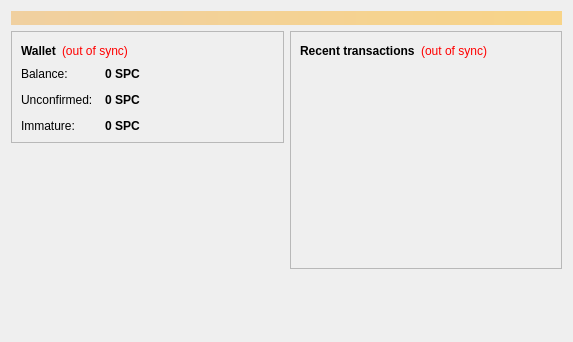
<?xml version="1.0" encoding="UTF-8"?>
<ui version="4.0">
 <class>OverviewPage</class>
 <widget class="QWidget" name="OverviewPage">
  <property name="geometry">
   <rect>
    <x>0</x>
    <y>0</y>
    <width>573</width>
    <height>342</height>
   </rect>
  </property>
  <property name="windowTitle">
   <string>Form</string>
  </property>
  <layout class="QVBoxLayout" name="topLayout">
   <item>
    <widget class="QLabel" name="labelAlerts">
     <property name="visible">
      <bool>false</bool>
     </property>
     <property name="styleSheet">
      <string notr="true">background-color: qlineargradient(x1: 0, y1: 0, x2: 1, y2: 0, stop:0 #F0D0A0, stop:1 #F8D488); color:#000000;</string>
     </property>
     <property name="wordWrap">
      <bool>true</bool>
     </property>
     <property name="margin">
      <number>3</number>
     </property>
    </widget>
   </item>
   <item>
    <layout class="QHBoxLayout" name="horizontalLayout" stretch="1,1">
     <item>
      <layout class="QVBoxLayout" name="verticalLayout_2">
       <item>
        <widget class="QFrame" name="frame">
         <property name="frameShape">
          <enum>QFrame::StyledPanel</enum>
         </property>
         <property name="frameShadow">
          <enum>QFrame::Raised</enum>
         </property>
         <layout class="QVBoxLayout" name="verticalLayout_4">
          <item>
           <layout class="QHBoxLayout" name="horizontalLayout_4">
            <item>
             <widget class="QLabel" name="label_5">
              <property name="font">
               <font>
                <weight>75</weight>
                <bold>true</bold>
               </font>
              </property>
              <property name="text">
               <string>Wallet</string>
              </property>
             </widget>
            </item>
            <item>
             <widget class="QLabel" name="labelWalletStatus">
              <property name="toolTip">
               <string>The displayed information may be out of date. Your wallet automatically synchronizes with the Surajcoin network after a connection is established, but this process has not completed yet.</string>
              </property>
              <property name="styleSheet">
               <string notr="true">QLabel { color: red; }</string>
              </property>
              <property name="text">
               <string notr="true">(out of sync)</string>
              </property>
              <property name="alignment">
               <set>Qt::AlignLeading|Qt::AlignLeft|Qt::AlignVCenter</set>
              </property>
             </widget>
            </item>
            <item>
             <spacer name="horizontalSpacer_2">
              <property name="orientation">
               <enum>Qt::Horizontal</enum>
              </property>
              <property name="sizeHint" stdset="0">
               <size>
                <width>40</width>
                <height>20</height>
               </size>
              </property>
             </spacer>
            </item>
           </layout>
          </item>
          <item>
           <layout class="QFormLayout" name="formLayout_2">
            <property name="fieldGrowthPolicy">
             <enum>QFormLayout::AllNonFixedFieldsGrow</enum>
            </property>
            <property name="horizontalSpacing">
             <number>12</number>
            </property>
            <property name="verticalSpacing">
             <number>12</number>
            </property>
            <item row="0" column="0">
             <widget class="QLabel" name="label">
              <property name="text">
               <string>Balance:</string>
              </property>
             </widget>
            </item>
            <item row="0" column="1">
             <widget class="QLabel" name="labelBalance">
              <property name="font">
               <font>
                <weight>75</weight>
                <bold>true</bold>
               </font>
              </property>
              <property name="cursor">
               <cursorShape>IBeamCursor</cursorShape>
              </property>
              <property name="toolTip">
               <string>Your current balance</string>
              </property>
              <property name="text">
               <string notr="true">0 SPC</string>
              </property>
              <property name="textInteractionFlags">
               <set>Qt::LinksAccessibleByMouse|Qt::TextSelectableByKeyboard|Qt::TextSelectableByMouse</set>
              </property>
             </widget>
            </item>
            <item row="1" column="0">
             <widget class="QLabel" name="label_3">
              <property name="text">
               <string>Unconfirmed:</string>
              </property>
             </widget>
            </item>
            <item row="1" column="1">
             <widget class="QLabel" name="labelUnconfirmed">
              <property name="font">
               <font>
                <weight>75</weight>
                <bold>true</bold>
               </font>
              </property>
              <property name="cursor">
               <cursorShape>IBeamCursor</cursorShape>
              </property>
              <property name="toolTip">
               <string>Total of transactions that have yet to be confirmed, and do not yet count toward the current balance</string>
              </property>
              <property name="text">
               <string notr="true">0 SPC</string>
              </property>
              <property name="textInteractionFlags">
               <set>Qt::LinksAccessibleByMouse|Qt::TextSelectableByKeyboard|Qt::TextSelectableByMouse</set>
              </property>
             </widget>
            </item>
            <item row="2" column="0">
             <widget class="QLabel" name="labelImmatureText">
              <property name="text">
               <string>Immature:</string>
              </property>
             </widget>
            </item>
            <item row="2" column="1">
             <widget class="QLabel" name="labelImmature">
              <property name="font">
               <font>
                <weight>75</weight>
                <bold>true</bold>
               </font>
              </property>
              <property name="toolTip">
               <string>Mined balance that has not yet matured</string>
              </property>
              <property name="text">
               <string notr="true">0 SPC</string>
              </property>
              <property name="textInteractionFlags">
               <set>Qt::LinksAccessibleByMouse|Qt::TextSelectableByKeyboard|Qt::TextSelectableByMouse</set>
              </property>
             </widget>
            </item>
           </layout>
          </item>
         </layout>
        </widget>
       </item>
       <item>
        <spacer name="verticalSpacer">
         <property name="orientation">
          <enum>Qt::Vertical</enum>
         </property>
         <property name="sizeHint" stdset="0">
          <size>
           <width>20</width>
           <height>40</height>
          </size>
         </property>
        </spacer>
       </item>
      </layout>
     </item>
     <item>
      <layout class="QVBoxLayout" name="verticalLayout_3">
       <item>
        <widget class="QFrame" name="frame_2">
         <property name="frameShape">
          <enum>QFrame::StyledPanel</enum>
         </property>
         <property name="frameShadow">
          <enum>QFrame::Raised</enum>
         </property>
         <layout class="QVBoxLayout" name="verticalLayout">
          <item>
           <layout class="QHBoxLayout" name="horizontalLayout_2">
            <item>
             <widget class="QLabel" name="label_4">
              <property name="text">
               <string>&lt;b&gt;Recent transactions&lt;/b&gt;</string>
              </property>
             </widget>
            </item>
            <item>
             <widget class="QLabel" name="labelTransactionsStatus">
              <property name="toolTip">
               <string>The displayed information may be out of date. Your wallet automatically synchronizes with the Surajcoin network after a connection is established, but this process has not completed yet.</string>
              </property>
              <property name="styleSheet">
               <string notr="true">QLabel { color: red; }</string>
              </property>
              <property name="text">
               <string notr="true">(out of sync)</string>
              </property>
              <property name="alignment">
               <set>Qt::AlignRight|Qt::AlignTrailing|Qt::AlignVCenter</set>
              </property>
             </widget>
            </item>
            <item>
             <spacer name="horizontalSpacer">
              <property name="orientation">
               <enum>Qt::Horizontal</enum>
              </property>
              <property name="sizeHint" stdset="0">
               <size>
                <width>40</width>
                <height>20</height>
               </size>
              </property>
             </spacer>
            </item>
           </layout>
          </item>
          <item>
           <widget class="QListView" name="listTransactions">
            <property name="styleSheet">
             <string notr="true">QListView { background: transparent; }</string>
            </property>
            <property name="frameShape">
             <enum>QFrame::NoFrame</enum>
            </property>
            <property name="verticalScrollBarPolicy">
             <enum>Qt::ScrollBarAlwaysOff</enum>
            </property>
            <property name="horizontalScrollBarPolicy">
             <enum>Qt::ScrollBarAlwaysOff</enum>
            </property>
            <property name="selectionMode">
             <enum>QAbstractItemView::NoSelection</enum>
            </property>
           </widget>
          </item>
         </layout>
        </widget>
       </item>
       <item>
        <spacer name="verticalSpacer_2">
         <property name="orientation">
          <enum>Qt::Vertical</enum>
         </property>
         <property name="sizeHint" stdset="0">
          <size>
           <width>20</width>
           <height>40</height>
          </size>
         </property>
        </spacer>
       </item>
      </layout>
     </item>
    </layout>
   </item>
  </layout>
 </widget>
 <resources/>
 <connections/>
</ui>
